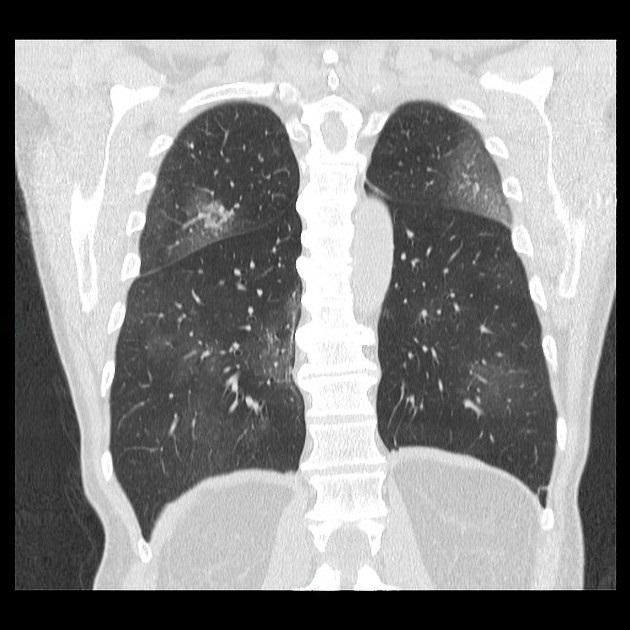
%> input picture Patient008.jpg, 630 x 630 px
$ octave --eval "result = trimborder(imread('Patient008.jpg'));"   (GNU Octave 9; MATLAB toolbox functions it lacks are replaced by stand-ins)
%> lines starting %> are read from the running program, lines starting %| are printed output that depends on the picture; in (x1, y1, x2, y2) boxes, pixels count from 0 and x2, y2 are one past the last pixel; in counts of white or black regions, pixels touching at a corner belong together; the program's own positions count from 1
function[outImage] = trimborder (I)
% I = imread('Patient008.jpg');
% I = rgb2gray(I);

Isize = size(I);
%> Isize = [630 630 3]

threshold = graythresh(I);
%> threshold = 0.529
IBinary = imbinarize(I, threshold);
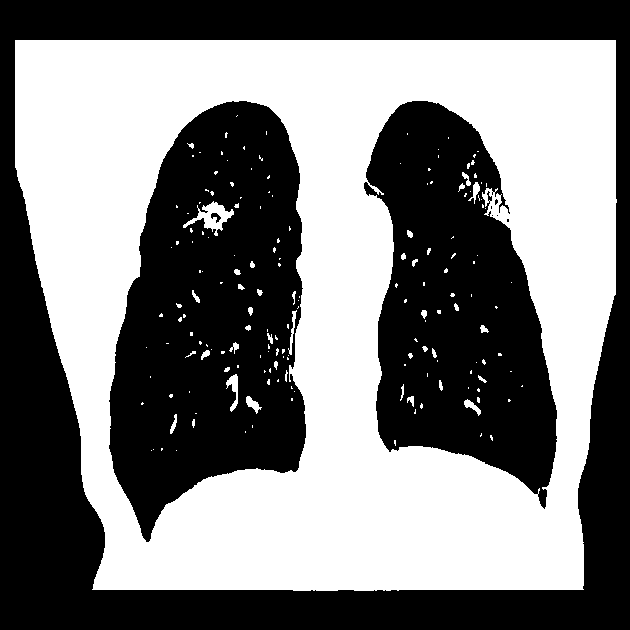
%> IBinary: size 630x630x3 logical; 48.9% white; 177 white regions (136 under 20 px), largest, box (x1, y1, x2, y2) and area: (15, 40, 617, 591) 190689, (183, 201, 234, 236) 644, (226, 374, 238, 412) 208

% imshow(I)

k = 1;

%this is a very C-style loop, however the properly vectorized method
%escaped me
while IBinary(k, :) == IBinary(k+1,:)
    k = k+1;
end
%> this loop made 39 passes

outImage = I((k+1:Isize(1)), :);        %why does this output to command window???
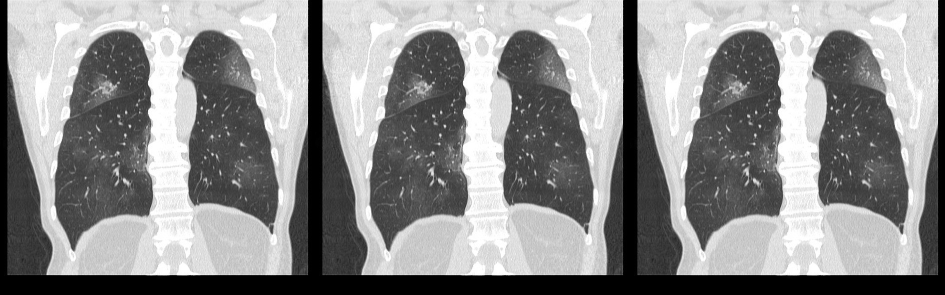
%> outImage: size 590x1890 uint8 (shown at 1/2 size); min 0, max 255, mean 142.7

% imshow(outImage)

end

$ run again, on Patient001.jpg
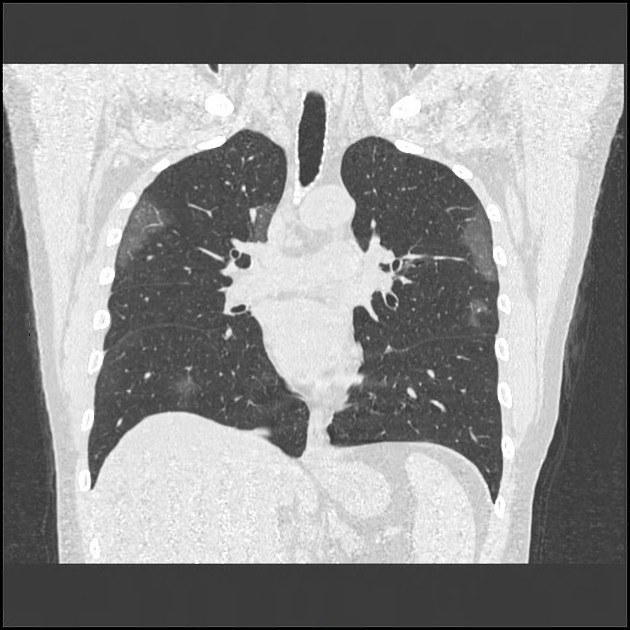
%> input picture Patient001.jpg, 630 x 630 px
%> threshold = 0.573
%> in trimborder, `IBinary = imbinarize(I, threshold);`:
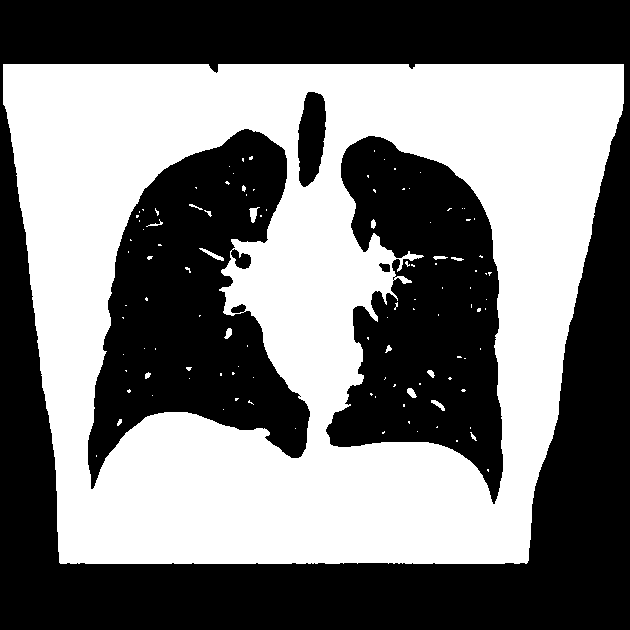
%> IBinary: size 630x630x3 logical; 46.9% white; 112 white regions (94 under 20 px), largest, box (x1, y1, x2, y2) and area: (3, 64, 624, 564) 185151, (249, 207, 260, 223) 91, (199, 248, 224, 261) 91
%> the loop in trimborder, `while IBinary(k, :) == IBinary(k+1,:)` made 63 passes
%> after the loop in trimborder, `while IBinary(k, :) == IBinary(k+1,:)`: k = 64
%> in trimborder, `outImage = I((k+1:Isize(1)), :);`:
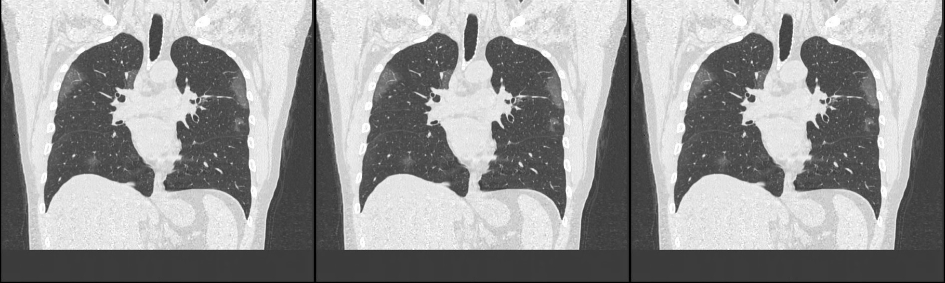
%> outImage: size 566x1890 uint8 (shown at 1/2 size); min 0, max 255, mean 151.5

$ run again, on Patient002.jpg
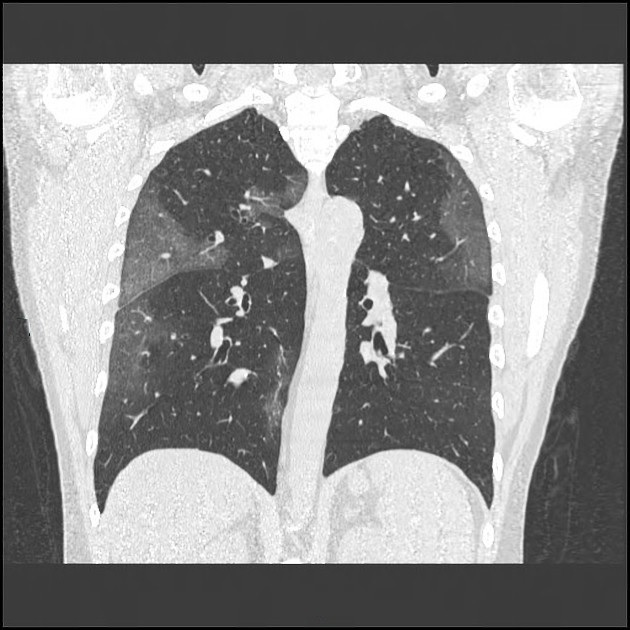
%> input picture Patient002.jpg, 630 x 630 px
%> threshold = 0.584
%> in trimborder, `IBinary = imbinarize(I, threshold);`:
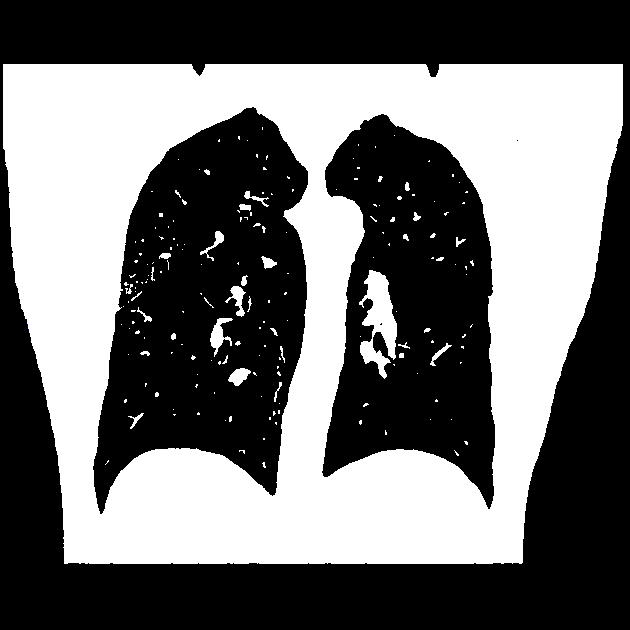
%> IBinary: size 630x630x3 logical; mean R, G, B 0.434, 0.434, 0.434
%> the loop in trimborder, `while IBinary(k, :) == IBinary(k+1,:)` made 63 passes
%> after the loop in trimborder, `while IBinary(k, :) == IBinary(k+1,:)`: k = 64
%> in trimborder, `outImage = I((k+1:Isize(1)), :);`:
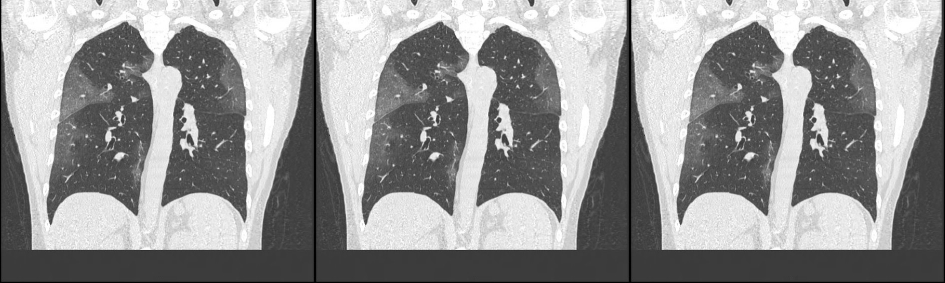
%> outImage: size 566x1890 uint8 (shown at 1/2 size); min 0, max 255, mean 149.1

$ run again, on Patient003.jpg
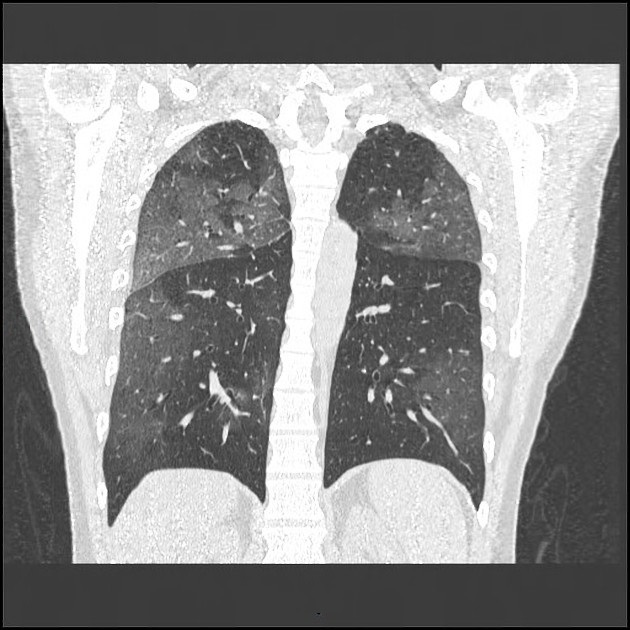
%> input picture Patient003.jpg, 630 x 630 px
%> threshold = 0.596
%> in trimborder, `IBinary = imbinarize(I, threshold);`:
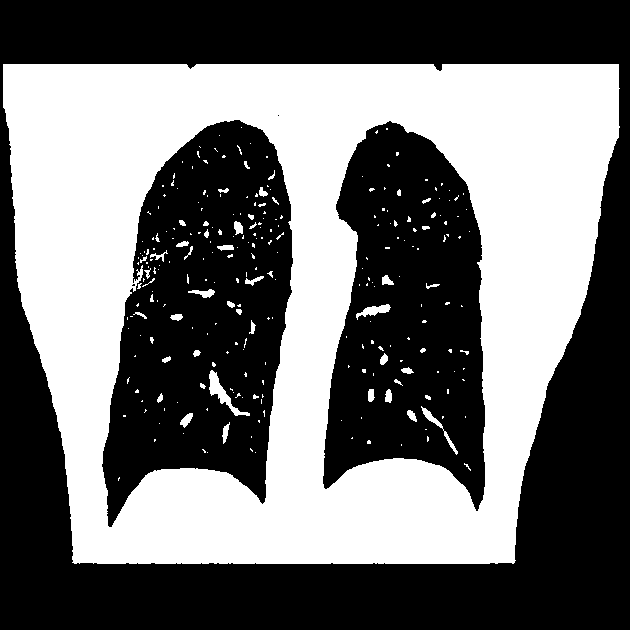
%> IBinary: size 630x630x3 logical; 43.9% white; 266 white regions (213 under 20 px), largest, box (x1, y1, x2, y2) and area: (3, 64, 620, 564) 169918, (209, 370, 250, 416) 460, (356, 304, 391, 320) 236
%> the loop in trimborder, `while IBinary(k, :) == IBinary(k+1,:)` made 63 passes
%> after the loop in trimborder, `while IBinary(k, :) == IBinary(k+1,:)`: k = 64
%> in trimborder, `outImage = I((k+1:Isize(1)), :);`:
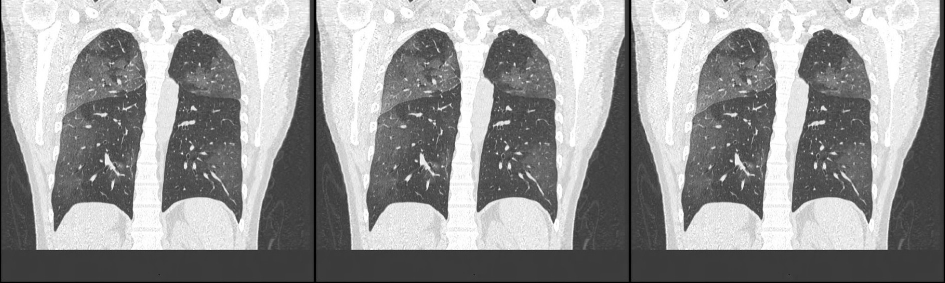
%> outImage: size 566x1890 uint8 (shown at 1/2 size); min 0, max 255, mean 152.4
